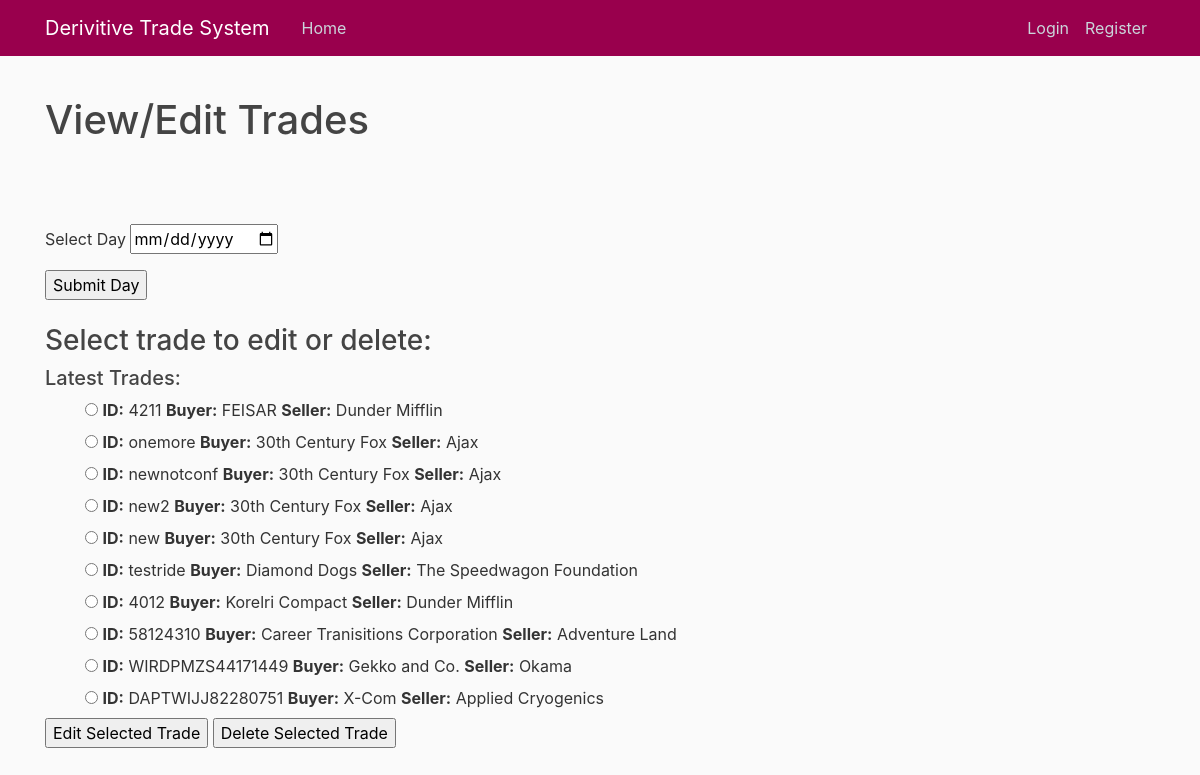
/viewtrades/, run on an earlier commit of the app's database.
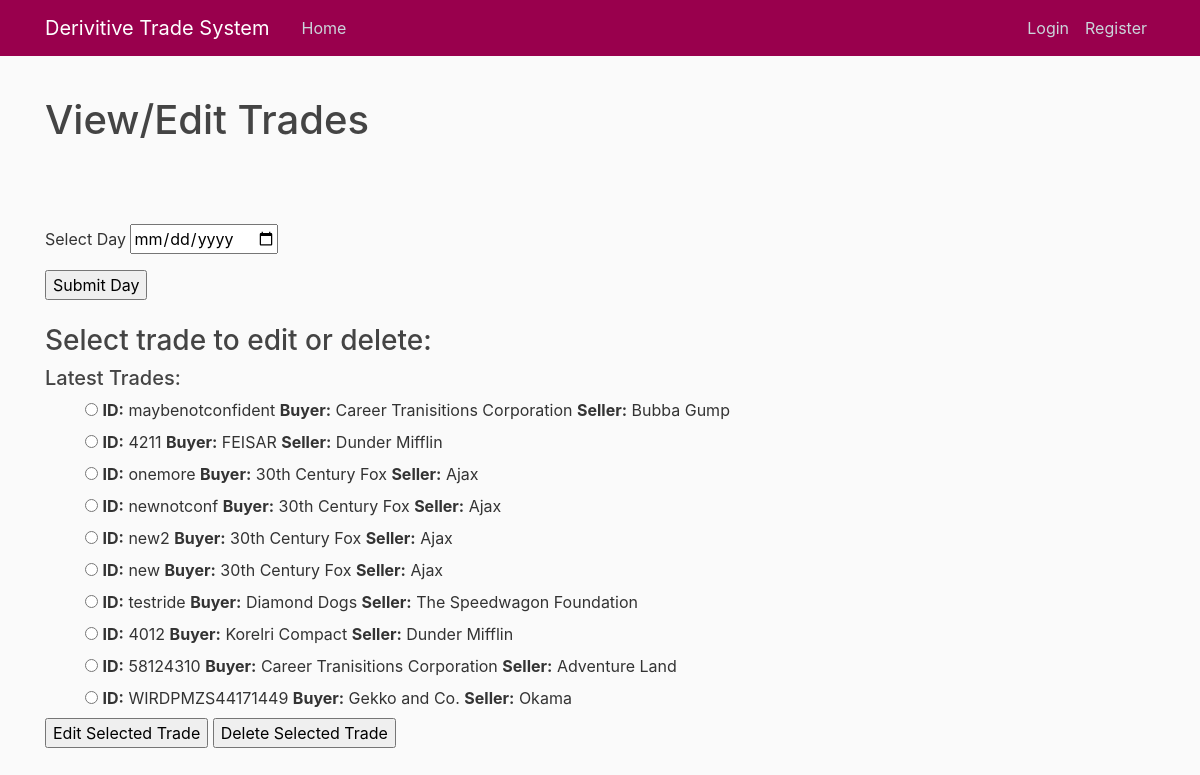
And on a later commit of the database.
### system/models.py (models this page shows, shortened)
class DerivativeTrades(models.Model):
    date = models.DateTimeField('date of trade')
    trade_id = models.CharField(max_length=20, primary_key=True)
    product = models.CharField(max_length=50)
    buying_party = models.ForeignKey(CompanyCodes, on_delete=models.CASCADE, related_name = "buying")
    selling_party = models.ForeignKey(CompanyCodes, on_delete=models.CASCADE, related_name = "selling")
    notional_amount = models.DecimalField(max_digits=20, decimal_places=2)
    notional_currency = models.CharField(max_length=5)
    quantity = models.IntegerField()
    maturity_date = models.DateTimeField('maturity date')
    underlying_price = models.DecimalField(max_digits=20, decimal_places=2)
    underlying_currency = models.CharField(max_length=5)
    strike_price = models.DecimalField(max_digits=20, decimal_places=2)

class CompanyCodes(models.Model):
    company_name = models.CharField(max_length=100)
    company_trade_id = models.CharField(max_length=10, primary_key=True)
    def __str__(self):
        return self.company_name

### system/views.py (the view, shortened to what this page needs)
# urls.py: path('viewtrades/', views.viewTrades, name='viewTrades'),
def viewTrades(request):
    v = ViewTrader()
    print(request.POST.dict())
    selected_day = request.POST.get('selected_day', False)
    pg_number = request.POST.get('pg_number', False)
    tradeIDSelected = request.POST.get('choice', False)
    context = dict()
    if (selected_day and (request.POST.get('selected_trade_submit', False) or request.POST.get('selected_day_submit', False) or (pg_number))):
        if not pg_number:
            pg_number = 1
        trades_by_date = v.getTradesByDateTen(selected_day, int(pg_number))
        number_of_trades = v.getPageNumberOption(v.getNumTradesByDate(selected_day))
        context['view_trades'] = trades_by_date
        context['num_trades'] = number_of_trades
        context['date'] = selected_day
        context['cur_pg'] = pg_number
    else:
        trades = DerivativeTrades.objects.order_by('-date')[:10]
        context['view_trades'] = trades
        context['num_trades'] = ''
        context['date'] = ''
    return render(request, 'system/viewtrades.html', context)

### system/templates/system/viewtrades.html (shortened to what this page needs)
{% extends "system/base.html" %}
{% block content %}
  <h1>View/Edit Trades</h1>
  <br>
  <form action="{% url 'system:viewTrades' %}" method="post">{% csrf_token %}
    <br>
    <br>
    <p>Select Day <input type="date"  name="selected_day" value="{{ date }}"></input></p>
    <input type="submit" name="selected_day_submit" value="Submit Day"></input>
    <br>
    <br>
    <h3>Select trade to edit or delete:</h3>
    {% if date %}
      {% if view_trades %}
        <h5>Trades On: {{ date }} </h5>
      {% else %}
        <h5>No Trades Were Added On: {{ date }}</h5>
      {% endif %}
    {% else %}
      <h5>Latest Trades:</h5>
    {% endif %}
      {% if view_trades %}
        <ul>
          {% for trade in view_trades %}
            <input type="radio" name="choice" value="{{ trade.trade_id }}">
            <label for="choice{{ forloop.counter }}">
              <b>ID:</b> {{trade.trade_id}}
              <b>Buyer:</b> {{ trade.buying_party }}
              <b>Seller:</b> {{trade.selling_party}}
            </label>
            <br>
          {% endfor %}
        </ul>
      {% endif %}
      {% if view_trades %}
        <input type="submit" name="selected_trade_submit" value="Edit Selected Trade"></input>
        <input type="submit" name="selected_trade_delete" value="Delete Selected Trade"></input>
      {% endif %}
  </form>
{% endblock content %}

What changed in the data, as far as the page shows it:
no longer on this page (row unchanged): DerivativeTrades: trade_id "DAPTWIJJ82280751", buying_party "X-Com", selling_party "Applied Cryogenics"
added DerivativeTrades: trade_id "maybenotconfident", buying_party "Career Tranisitions Corporation", selling_party "Bubba Gump"
